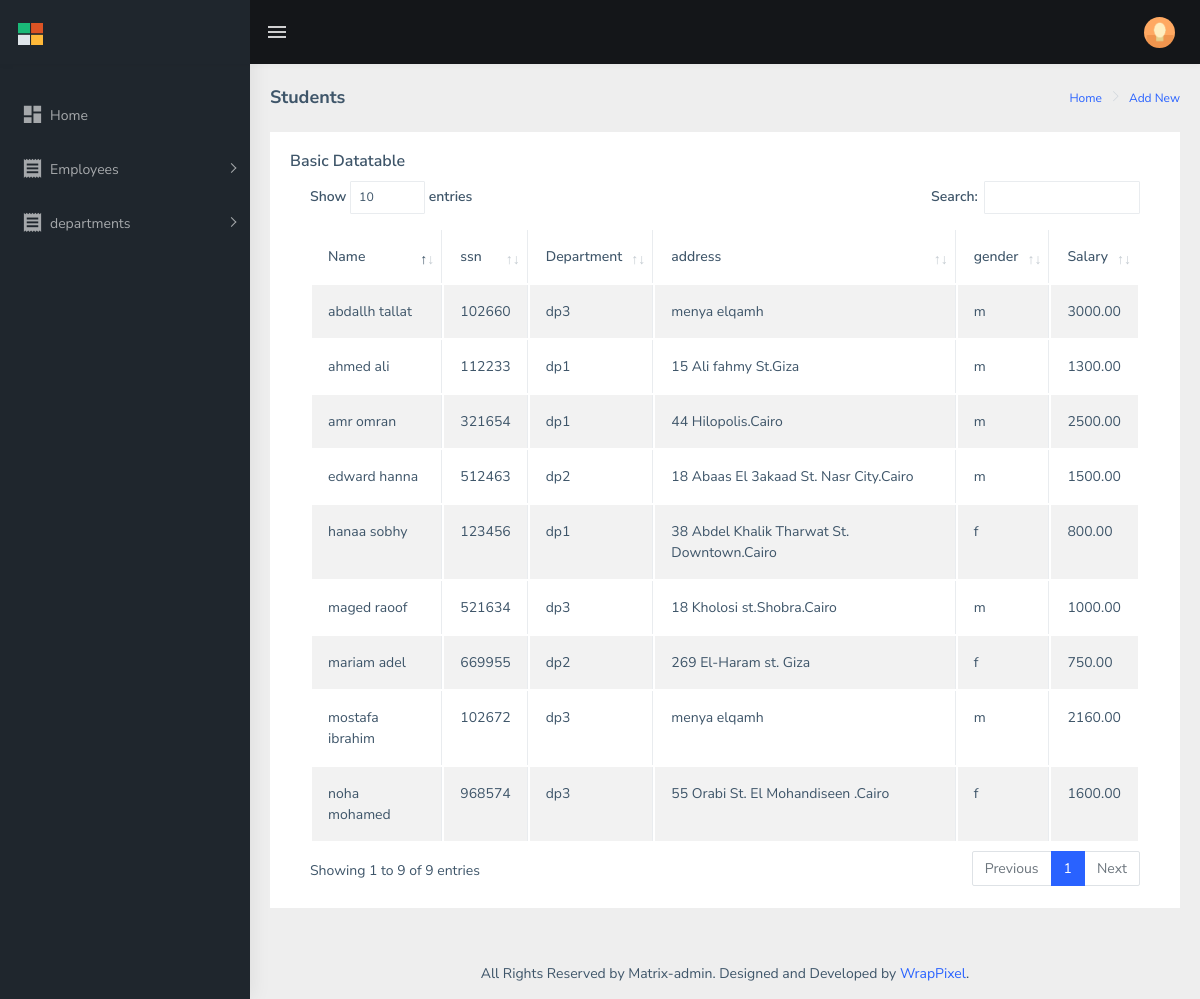
The app's page /dashboard/dashboard/employees/add.php with its own data.
### tables this page shows
CREATE TABLE `employee` (
  `fname` varchar(20) NOT NULL,
  `lname` varchar(20) NOT NULL,
  `ssn` int unsigned NOT NULL,
  `bdate` date NOT NULL,
  `address` varchar(100) NOT NULL,
  `gender` enum('m','f') NOT NULL,
  `salary` decimal(7,2) DEFAULT NULL,
  `superssn` int unsigned DEFAULT NULL,
  `dno` tinyint unsigned DEFAULT NULL,
  PRIMARY KEY (`ssn`),
  KEY `fk_superssn_employee` (`superssn`),
  KEY `fk_dno_employee` (`dno`),
  CONSTRAINT `fk_dno_employee` FOREIGN KEY (`dno`) REFERENCES `department` (`dnum`),
  CONSTRAINT `fk_superssn_employee` FOREIGN KEY (`superssn`) REFERENCES `employee` (`ssn`)
);

CREATE TABLE `department` (
  `dname` varchar(50) NOT NULL,
  `dnum` tinyint unsigned NOT NULL,
  `mgrssn` int unsigned NOT NULL,
  `mgrstartdate` date NOT NULL,
  PRIMARY KEY (`dnum`),
  UNIQUE KEY `mgrssn` (`mgrssn`),
  CONSTRAINT `fk_mgrssn_department` FOREIGN KEY (`mgrssn`) REFERENCES `employee` (`ssn`)
);

### dashboard/dashboard/employees/add.php (the view, shortened to what this page needs)
<?php
    include "../includes/dbconnection.php";
    $quary  = $connect->prepare("select concat(emp.fname,' ',emp.lname) as name ,emp.address as address,emp.gender as gender,emp.ssn,emp.salary ,dep.dname as department from employee emp left join department dep on emp.dno = dep.dnum");
    $quary->execute();
    $data = $quary->fetchAll(PDO::FETCH_ASSOC);
?>
<!DOCTYPE html>
<html lang="en">
<head>
      <?php include "../includes/header.php" ?>
  </head>
  <body>
    <div
      id="main-wrapper"
      data-layout="vertical"
      data-navbarbg="skin5"
      data-sidebartype="full"
      data-sidebar-position="absolute"
      data-header-position="absolute"
      data-boxed-layout="full"
    >
      <header class="topbar" data-navbarbg="skin5">
        <?php include "../includes/navbar.php" ?>
    </header>
      <aside class="left-sidebar" data-sidebarbg="skin5">
       <?php include "../includes/asides.php" ?>
      </aside>
      <div class="page-wrapper">
        <div class="page-breadcrumb">
          <div class="row">
            <div class="col-12 d-flex no-block align-items-center">
              <h4 class="page-title">Students</h4>
              <div class="ms-auto text-end">
                <nav aria-label="breadcrumb">
                  <ol class="breadcrumb">
                    <li class="breadcrumb-item"><a href="#">Home</a></li>
                    <li class="breadcrumb-item active" aria-current="page">
                    <a href="#">Add New</a></li>
                  </ol>
                </nav>
              </div>
            </div>
          </div>
        </div>
        <div class="container-fluid">
          <div class="row">
            <div class="col-12">
            <div class="card">
                <div class="card-body">
                  <h5 class="card-title">Basic Datatable</h5>
                  <div class="table-responsive">
                    <table
                      id="zero_config"
                      class="table table-striped table-bordered"
                    >
                      <thead>
                        <tr>
                          <th>Name</th>
                          <th>ssn</th>
                          <th>Department</th>
                          <th>address</th>
                          <th>gender</th>
                          <th>Salary</th>
                        </tr>
                      </thead>
                      <tbody>
                        <?php foreach ($data as  $employee) {
                        ?>
                        <tr>
                          <td><?php echo $employee['name'] ?></td>
                          <td><?php echo $employee['ssn'] ?></td>
                          <td><?php echo $employee['department'] ?></td>
                          <td><?php echo $employee['address'] ?></td>
                          <td><?php echo $employee['gender'] ?></td>
                          <td><?php echo $employee['salary'] ?></td>
                        </tr>
                       <?php } ?>
                    </table>
                  </div>
                </div>
              </div>
            </div>
          </div>
        </div>
        <footer class="footer text-center">
          All Rights Reserved by Matrix-admin. Designed and Developed by
          <a href="https://www.wrappixel.com">WrapPixel</a>.
        </footer>
      </div>
    </div>
  </body>
</html>

### records on screen
employee: name "abdallh tallat", ssn "102660", dno.dname "dp3", address "menya elqamh", gender "m", salary "3000.00"
employee: name "mostafa ibrahim", ssn "102672", dno.dname "dp3", address "menya elqamh", gender "m", salary "2160.00"
employee: name "ahmed ali", ssn "112233", dno.dname "dp1", address "15 Ali fahmy St.Giza", gender "m", salary "1300.00"
employee: name "hanaa sobhy", ssn "123456", dno.dname "dp1", address "38 Abdel Khalik Tharwat St. Downtown.Cairo", gender "f", salary "800.00"
employee: name "amr omran", ssn "321654", dno.dname "dp1", address "44 Hilopolis.Cairo", gender "m", salary "2500.00"
employee: name "edward hanna", ssn "512463", dno.dname "dp2", address "18 Abaas El 3akaad St. Nasr City.Cairo", gender "m", salary "1500.00"
employee: name "maged raoof", ssn "521634", dno.dname "dp3", address "18 Kholosi st.Shobra.Cairo", gender "m", salary "1000.00"
employee: name "mariam adel", ssn "669955", dno.dname "dp2", address "269 El-Haram st. Giza", gender "f", salary "750.00"
employee: name "noha mohamed", ssn "968574", dno.dname "dp3", address "55 Orabi St. El Mohandiseen .Cairo", gender "f", salary "1600.00"
